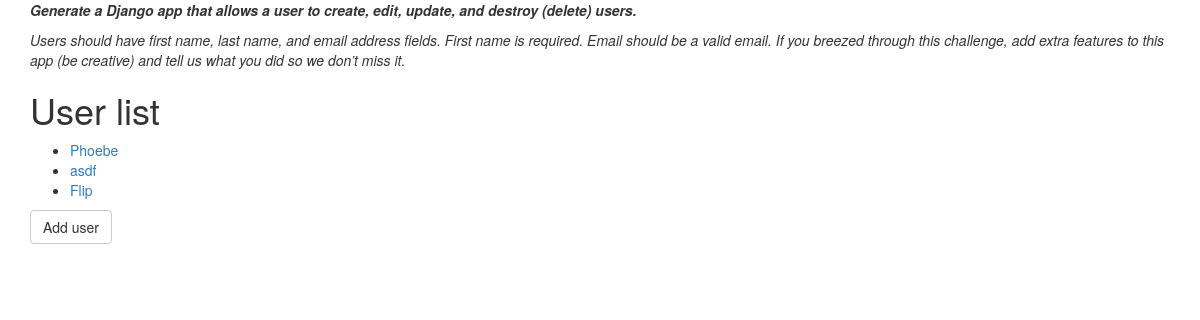
The app's page /, older data.
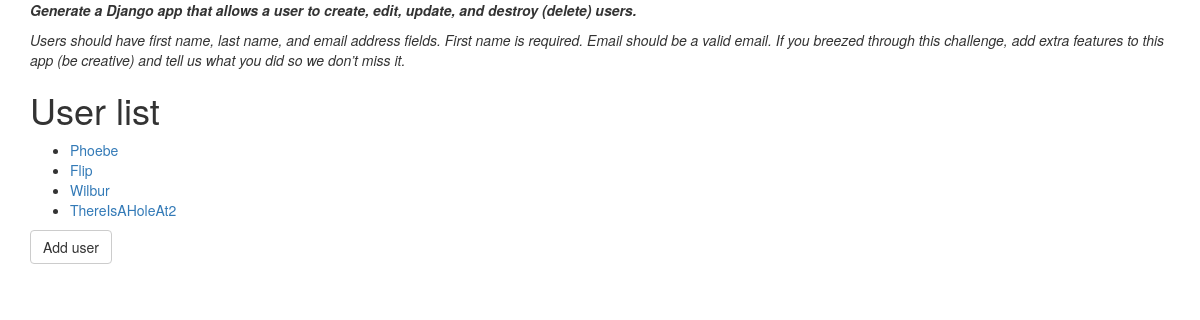
The same page, newer data.
### users/models.py (models this page shows, shortened)
class User(models.Model):
    firstname = models.CharField("First Name", max_length=100)
    lastname = models.CharField("Last Name", max_length=100, null=True, blank=True)
    email = models.EmailField("Email", max_length=100, null=True, blank=True)
    def __unicode__(self):
        return self.firstname

### users/views.py (the view)
# urls.py: url(r'^$', UserListView.as_view(), name='user-list'),
class UserListView(ListView):
    model = User

### users/templates/users/user_list.html (shortened to what this page needs)
{% extends "base.html" %}
{% block content %}
    <h1>User list</h1>
    <ul>
        {% for object in object_list %}
            <li><a href="{% url 'user-detail' object.id %}">{{ object }}</a></li>
        {% endfor %}
    </ul>
    <a class='btn btn-default' href="{% url 'user-create' %}">Add user</a>
{% endblock %}

### users/templates/base.html (shortened to what this page needs)
<!DOCTYPE html>
<html>
    <head>
        <link href="{{ STATIC_URL }}css/bootstrap.min.css" rel="stylesheet">
    </head>
    <body>
        <div class="container">
            <p id="cf_head">Generate a Django app that allows a user to create, edit, update, and destroy (delete) users.</p>
            <p id="cf_text">Users should have first name, last name, and email address fields. First name is required. Email should be a valid email. If you breezed through this challenge, add extra features to this app (be creative) and tell us what you did so we don’t miss it.</p>
            {% block content %}{% endblock %}
        </div>
    </body>
</html>

### users/templates/base.html (style rules this page uses)
#cf_head { font-style: italic; font-weight: bold; }
#cf_text { font-style: italic; }

Row changes from the older to the newer data that the page shows:
removed User: firstname "asdf"
added User: firstname "Wilbur"
added User: firstname "ThereIsAHoleAt2"
